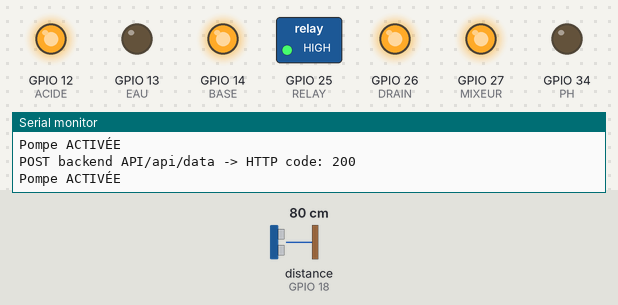
Bench run of a sketch on a simulated ESP32. Parts: switched loads named in the sketch (green lamp = pin HIGH), output pins drawn as LEDs (lit = HIGH), the last lines printed to the serial monitor. Wiring (inferred from the names in the program): ultrasonic range finder: trigger GPIO 5; echo GPIO 18. The inputs (shaded band) are chosen by the test bench; at power-on: distance to the obstacle (sensor on GPIO 18) 80 cm. The echo pulse lasts 58.3 µs per cm; WiFi joins after 1.5 s; servers stay silent unless stated; uploads are accepted with an empty reply; pins used as bus, display or sensor lines are not drawn.

Above: at 2.7 s.
2.8 s: distance to the obstacle (sensor on GPIO 18) set to 2 cm
At 9.1 s:
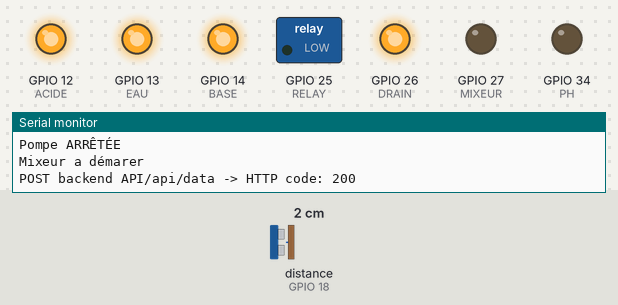
Timing chart, 0 to 10.6 s (numbered marks = the images above; inputs shaded):
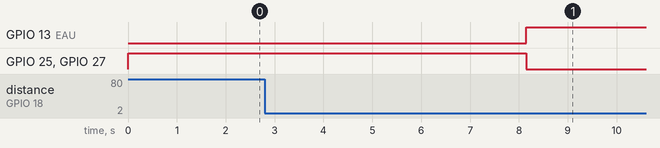

The sketch:

esp32_vFinal.ino
```cpp
#include <WiFi.h>
#include <HTTPClient.h>
#include <ArduinoJson.h>
#include <OneWire.h>
#include <DallasTemperature.h>

// ====== Wi-Fi creds ======
const char* ssid = "Wife Name";
const char* password = "Wifi Password";
// ====== Backend ======
const char* serverBase = "backend API";


#define TRIG 5
#define ECHO 18
#define EAU 13  // GPIO qui contrôle la pompe via un relais
#define MIXEUR 27
#define DRAIN 26
#define PH 34
#define ACIDE 12
#define BASE 14
#define RELAY 25

float distance;
int pompe_fill = 0;
int pompe_drain = 0;
int mixeur = 0;
int pompe_base = 0;
int pompe_acide = 0;

void setup() {
  Serial.begin(115200);

  pinMode(TRIG, OUTPUT);
  pinMode(ECHO, INPUT);
  pinMode(MIXEUR, OUTPUT);
  pinMode(EAU, OUTPUT);
  pinMode(DRAIN, OUTPUT);
  pinMode(RELAY, OUTPUT);
  pinMode(ACIDE, OUTPUT);
  pinMode(BASE, OUTPUT);
  pinMode(PH, OUTPUT);

  digitalWrite(EAU, LOW); // Pompe éteinte au démarrage
  digitalWrite(MIXEUR, HIGH);
  digitalWrite(ACIDE, HIGH);
  digitalWrite(BASE, HIGH);
  digitalWrite(DRAIN, HIGH);
  digitalWrite(RELAY, HIGH);

  connectToWiFi();
}
int mesureDistance(){
  // Envoi de l'impulsion ultrasonique
  digitalWrite(TRIG, LOW);
  delayMicroseconds(2);
  digitalWrite(TRIG, HIGH);
  delayMicroseconds(10);
  digitalWrite(TRIG, LOW);

  // Mesure de la durée de l'écho
  int duree = pulseIn(ECHO, HIGH);
  return duree * 0.034 / 2;
}
void loop() {
  distance = mesureDistance();
  Serial.print("Distance: ");
  Serial.print(distance);
  Serial.println(" cm");
  // Condition de remplissage : distance > 20 cm → cuve vide
  if (distance > 12) {
    digitalWrite(EAU, LOW);
    pompe_fill = 1;
    while (distance > 5) {
      distance = mesureDistance();
      sendDataToBackend(distance,pompe_fill,pompe_drain,mixeur);
      Serial.println("Pompe ACTIVÉE");
    }

  } else if (distance < 5) {
    digitalWrite(EAU, HIGH);
    pompe_fill = 0;
    Serial.println("Pompe ARRÊTÉE");
    digitalWrite(MIXEUR, LOW);
    digitalWrite(RELAY, LOW);
    mixeur = 1;
    Serial.println("Mixeur a démarer");
    sendDataToBackend(distance,pompe_fill,pompe_drain,mixeur);
    delay(60000);
    digitalWrite(MIXEUR, HIGH);
    digitalWrite(RELAY, HIGH);
    mixeur = 0;
    sendDataToBackend(distance,pompe_fill,pompe_drain,mixeur);
    Serial.println("MIXEUR est arreté");
    while (true) {
      distance = mesureDistance();
      Serial.print("Distance lors de drenage: ");
      Serial.println(distance);
      digitalWrite(DRAIN, LOW);
      pompe_drain = 1;
      sendDataToBackend(distance,pompe_fill,pompe_drain,mixeur);
      Serial.println("Drenage est demarer");
      if (distance > 12){
          pompe_drain = 0;
          digitalWrite(DRAIN, HIGH);
          Serial.println("Drenage est arreté");
          break;
      }
      delay(2000);
    }
  }
  Serial.println("\nWiFi connected.");
  Serial.print("Arduino IP Address: ");
  Serial.println(WiFi.localIP());

  delay(5000);
}
void connectToWiFi() {
  WiFi.begin(ssid, password);
  Serial.print("Connecting to WiFi");
  while (WiFi.status() != WL_CONNECTED) {
    delay(500);
    Serial.print(".");
  }
}


void sendDataToBackend(float distance, int pompe_fill, int pompe_drain, int mixeur) {
  if (WiFi.status() == WL_CONNECTED) {
    HTTPClient http;
    String url = String(serverBase) + "/api/data";
    http.begin(url);
    http.addHeader("Content-Type", "application/json");

    // Prepare JSON using ArduinoJson
    StaticJsonDocument<128> doc;
    doc["distance"] = distance;
    doc["pompe_fill"] = pompe_fill;
    doc["pompe_drain"] = pompe_drain;
    doc["mixeur"] = mixeur;

    String payload;
    serializeJson(doc, payload);

    int httpCode = http.POST(payload);

    Serial.printf("POST %s -> HTTP code: %d\n", url.c_str(), httpCode);
    http.end();
  } else {
    Serial.println("WiFi not connected. Skipping POST.");
  }
}
```

Measured:
- after the input at 2.8 s, GPIO 13 (EAU): LOW → HIGH after 5.4 s; GPIO 25 (RELAY), GPIO 27 (MIXEUR): HIGH → LOW after 5.4 s
